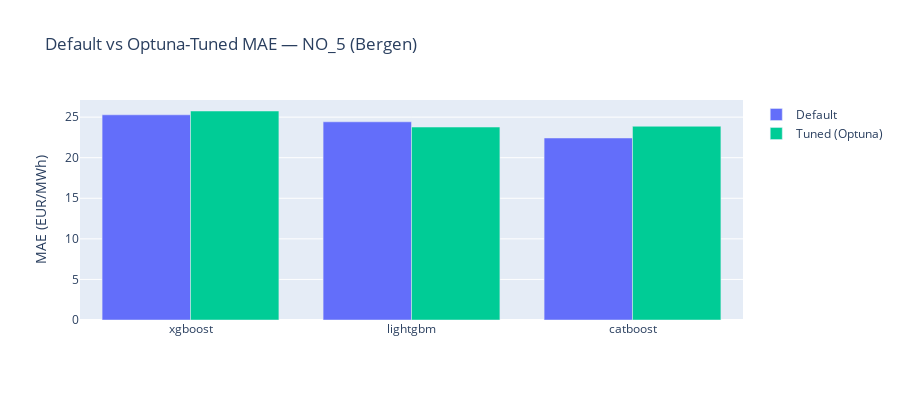

Write notebook code for a chart like this one.
### Code cell
# Percentage improvement chart
models = ["xgboost", "lightgbm", "catboost"]
default_maes = [r["metrics"]["mae"] for r in default_results]
tuned_maes = [r["metrics"]["mae"] for r in tuned_results]
improvements = [(d - t) / d * 100 for d, t in zip(default_maes, tuned_maes)]

fig = go.Figure()
fig.add_trace(go.Bar(
    x=models, y=default_maes, name="Default", marker_color="#636EFA",
))
fig.add_trace(go.Bar(
    x=models, y=tuned_maes, name="Tuned (Optuna)", marker_color="#00CC96",
))
fig.update_layout(
    title=f"Default vs Optuna-Tuned MAE — {ZONE} ({ZONE_NAME})",
    yaxis_title="MAE (EUR/MWh)",
    barmode="group",
    height=400,
)
fig.show()

print("\nImprovement from tuning:")
for m, imp in zip(models, improvements):
    direction = "better" if imp > 0 else "WORSE"
    print(f"  {m:12s}: {abs(imp):.1f}% {direction}")

### Figure 1 — Plotly figure (JSON) as saved in the notebook; plotly's stock layout.template omitted (floating-point values rounded to 4 significant figures)
{"data": [{"marker": {"color": "#636EFA"}, "name": "Default", "type": "bar", "x": ["xgboost", "lightgbm", "catboost"], "y": [25.29, 24.42, 22.43]}, {"marker": {"color": "#00CC96"}, "name": "Tuned (Optuna)", "type": "bar", "x": ["xgboost", "lightgbm", "catboost"], "y": [25.75, 23.78, 23.87]}], "layout": {"barmode": "group", "height": 400, "title": {"text": "Default vs Optuna-Tuned MAE — NO_5 (Bergen)"}, "yaxis": {"title": {"text": "MAE (EUR/MWh)"}}}}
